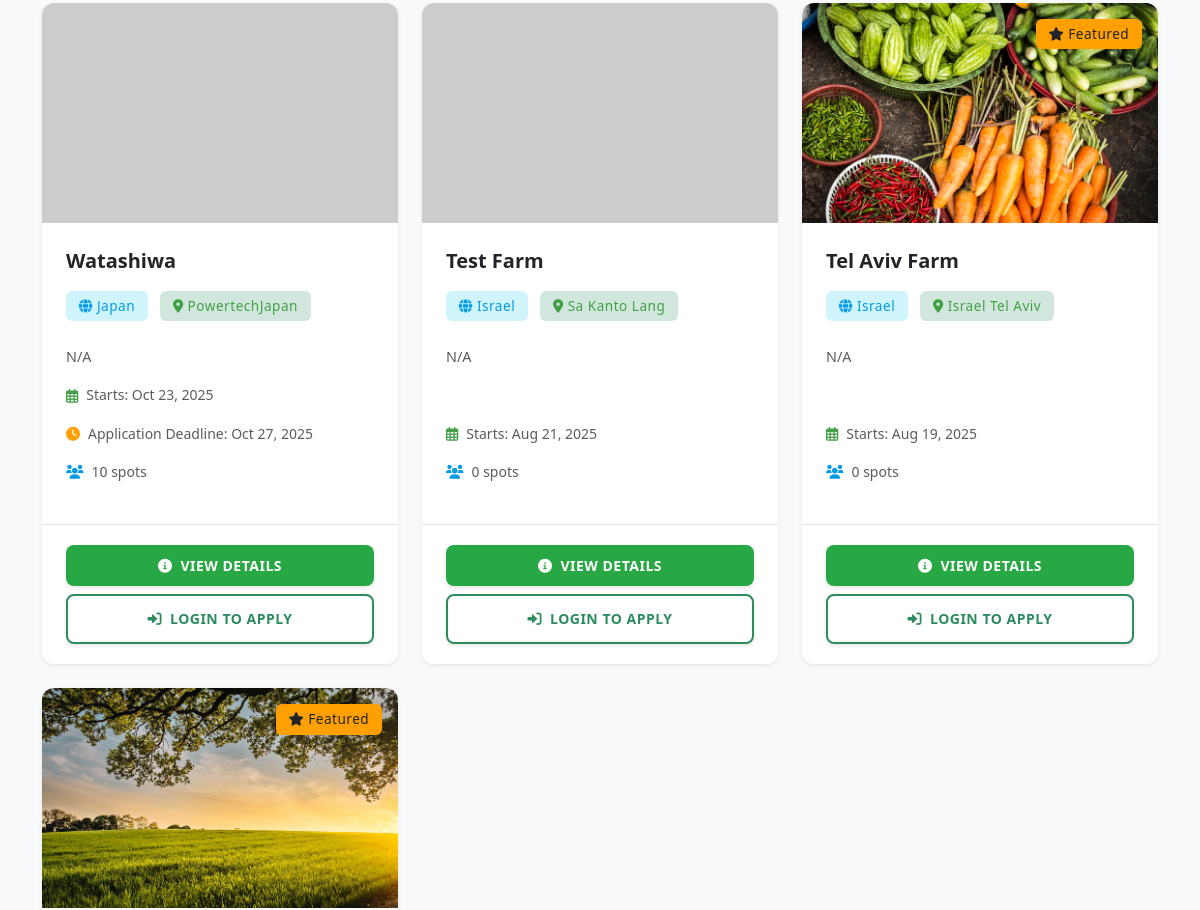
The app's page /programs/ (middle part), older data.
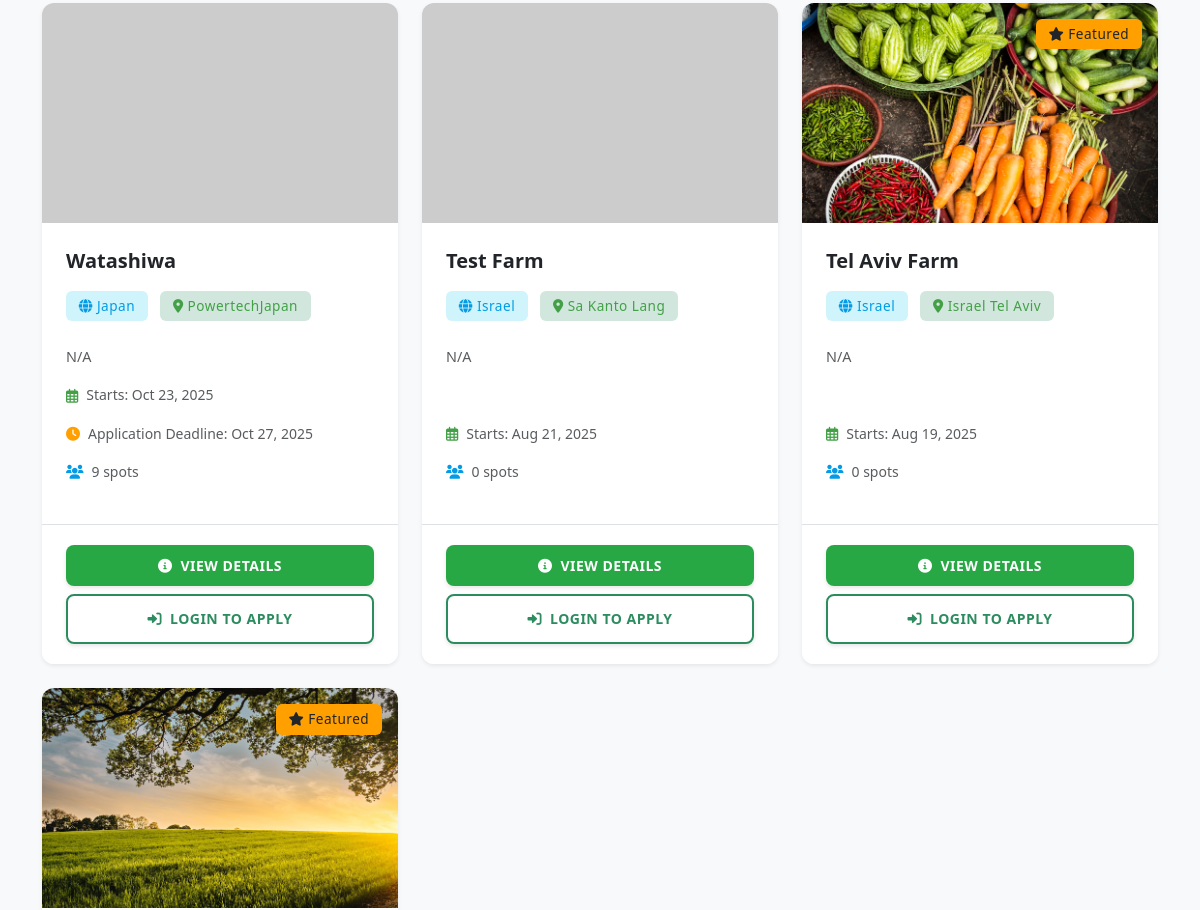
The same page, newer data.
### core/models.py (models this page shows, shortened)
class AgricultureProgram(models.Model):
    title = models.CharField(max_length=200)
    description = models.TextField()
    start_date = models.DateField()
    country = models.CharField(max_length=100, help_text='Country where the program is located')
    location = models.CharField(max_length=100, help_text='Specific location within the country')
    capacity = models.PositiveIntegerField()
    registration_deadline = models.DateTimeField(blank=True, null=True,
        help_text='Deadline for program registration. If not set, registration will be open until start date.')
    image = models.ImageField(upload_to='program_images/', blank=True, null=True, help_text='Program/Farm image')
    is_featured = models.BooleanField(default=False, help_text='Display on landing page as featured program')
    created_at = models.DateTimeField(auto_now_add=True)
    updated_at = models.DateTimeField(auto_now=True)
    GENDER_REQUIREMENT_CHOICES = [
        ('Any', 'Any'),
        ('Male', 'Male Only'),
        ('Female', 'Female Only'),
    ]
    required_gender = models.CharField(max_length=10, choices=GENDER_REQUIREMENT_CHOICES, default='Any')
    requires_license = models.BooleanField(default=False, verbose_name="Requires International Driver's License")
    def get_image_url(self):
        if self.image:
            return self.image.url
        import os
        from django.conf import settings
        placeholders = {
            'Israel': 'israel-farm.jpg',
            'Japan': 'japan-farm.jpg',
            'Australia': 'australia-farm.jpg',
            'New Zealand': 'newzealand-farm.jpg',
        }
        placeholder_file = placeholders.get(self.location, 'default-farm.jpg')
        placeholder_path = os.path.join(settings.STATIC_ROOT or 'static', 'images', 'placeholders', placeholder_file)
        if os.path.exists(placeholder_path):
            return f'/static/images/placeholders/{placeholder_file}'
        else:
            location_text = self.location.replace(' ', '+')
            return f'https://placehold.co/800x400/228B22/FFFFFF/png?text={location_text}+Farm'
    class Meta:
        ordering = ['-is_featured', '-created_at']

### core/views.py (the view, shortened to what this page needs)
# urls.py: path('programs/', views.program_list, name='program_list'),
def program_list(request):
    cache_key = 'programs_list:all'
    programs = None
    if not request.GET:  # Only use cache for unfiltered list
        try:
            programs = cache.get(cache_key)
        except Exception as e:
            logger.warning(f"Cache get failed for programs list: {e}")
    if programs is None:
        programs = AgricultureProgram.objects.select_related().all().order_by('-start_date')
        if not request.GET:  # Cache only unfiltered results
            try:
                cache.set(cache_key, programs, timeout=300)  # Cache for 5 minutes
            except Exception as e:
                logger.warning(f"Cache set failed for programs list: {e}")
    form = ProgramSearchForm(request.GET)
    if form.is_valid():
        query = form.cleaned_data.get('query')
        location = form.cleaned_data.get('location')
        country = form.cleaned_data.get('country')
        gender = form.cleaned_data.get('gender')
        if query:
            programs = programs.filter(
                Q(title__icontains=query) | Q(description__icontains=query)
            )
        if location:
            programs = programs.filter(location__icontains=location)
        if country:
            programs = programs.filter(country__icontains=country)
        if gender:
            programs = programs.filter(required_gender=gender)
        programs = programs.filter(
            Q(registration_deadline__isnull=True) |  # No deadline set
            Q(registration_deadline__gte=timezone.now().date())  # Or deadline not passed
        )
    paginator = Paginator(programs, 10)  # Show 10 programs per page
    page_number = request.GET.get('page')
    page_obj = paginator.get_page(page_number)
    applied_program_ids = set()
    has_applied_any = False
    context = {
        'page_obj': page_obj,
        'applied_program_ids': applied_program_ids,
        'has_applied_any': has_applied_any,
        'form': form,
    }
    return render(request, 'program_list.html', context)

### core/context_processors.py (called while the page is built)
def notification_count(request):
    if request.user.is_authenticated:
        unread_count = Notification.objects.filter(user=request.user, read=False).count()
        return {
            'unread_notifications_count': unread_count
        }
    return {
        'unread_notifications_count': 0
    }

### templates/program_list.html (shortened to what the changed rows need)
{% extends 'base.html' %}
{% block content %}
{% if page_obj %}
    <div class="row">
        {% for program in page_obj %}
            <div class="col-12 col-md-6 col-lg-4 mb-4">
                <div class="card h-100 shadow-sm border-0 program-card-hover position-relative">
                    <div class="card-img-top-wrapper" style="height: 220px; overflow: hidden;">
                        <img src="{{ program.get_image_url }}"
                             class="card-img-top"
                             alt="{{ program.title }}"
                             loading="lazy"
                             style="height: 100%; object-fit: cover; transition: transform 0.3s ease;">
                    </div>
                    <div class="card-body d-flex flex-column">
                        <h5 class="card-title mb-3 fw-bold text-dark">{{ program.title }}</h5>
                        <div class="mb-3">
                            {% if program.country %}
                            <span class="badge bg-info-subtle text-info mb-2 me-2">
                                <i class="fas fa-globe me-1"></i>{{ program.country }}
                            </span>
                            {% endif %}
                            <span class="badge bg-success-subtle text-success mb-2">
                                <i class="fas fa-map-marker-alt me-1"></i>{{ program.location }}
                            </span>
                        </div>
                        <p class="card-text text-muted flex-grow-1" style="font-size: 0.9rem;">
                            {{ program.description|truncatewords:25 }}
                        </p>
                        <div class="row g-3 mb-3">
                            <div class="col-12">
                                <div class="d-flex align-items-center text-muted small">
                                    <i class="far fa-calendar-alt text-success me-2"></i>
                                    <span>Starts: {{ program.start_date|date:"M d, Y" }}</span>
                                </div>
                            </div>
                            {% if program.registration_deadline %}
                            <div class="col-12">
                                <div class="d-flex align-items-center text-muted small">
                                    <i class="fas fa-clock text-warning me-2"></i>
                                    <span>Application Deadline: {{ program.registration_deadline|date:"M d, Y" }}</span>
                                </div>
                            </div>
                            {% endif %}
                            <div class="col-6">
                                <div class="d-flex align-items-center text-muted small">
                                    <i class="fas fa-users text-info me-2"></i>
                                    <span>{{ program.capacity }} spots</span>
                                </div>
                            </div>
                        </div>
                    </div>
                    <div class="card-footer bg-white border-top">
                        <div class="d-grid gap-2">
                            <a href="{% url 'program_detail' program.id %}" class="btn btn-primary btn-sm">
                                <i class="fas fa-info-circle me-2"></i>View Details
                            </a>
                            {% if user.is_authenticated and not user.is_staff and not user.is_superuser %}
                                {% if not has_applied_any %}
                                    {% if program.id not in applied_program_ids %}
                                        <a href="{% url 'candidate_apply' program.id %}" class="btn btn-outline-success btn-sm">
                                            <i class="fas fa-user-plus me-2"></i>Apply Now
                                        </a>
                                    {% else %}
                                        <button class="btn btn-outline-secondary btn-sm" disabled>
                                            <i class="fas fa-check me-2"></i>Applied
                                        </button>
                                    {% endif %}
                                {% endif %}
                            {% elif not user.is_authenticated %}
                                <a href="#" class="btn btn-outline-success btn-sm" data-bs-toggle="modal" data-bs-target="#loginModal">
                                    <i class="fas fa-sign-in-alt me-2"></i>Login to Apply
                                </a>
                            {% endif %}
                        </div>
                    </div>
                </div>
            </div>
        {% endfor %}
    </div>
{% endif %}
{% endblock %}

Row changes from the older to the newer data that the page shows:
changed AgricultureProgram "Watashiwa": capacity "10" → "9"
